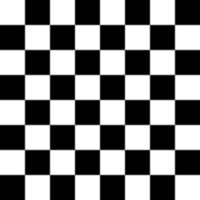
#> input picture skimage.data.checkerboard(), 200 x 200 px
$ jupyter execute '1207070065_Mochamad Fadillah Rachmat.ipynb'   (older library calls are emulated)
#> lines starting #> are read from the running program, lines starting #| are printed output that depends on the picture
**Praktikum 8**

*Latihan 1*
*Transformasi Twirl*

[cell 1]
import matplotlib.pyplot as plt
from skimage import data
from skimage.transform import swirl

image = data.checkerboard()
#> image is the input picture: shape (200, 200); min 0, max 255, mean 127.5
swirled = swirl(image, rotation=0, strength=10,
radius=120)
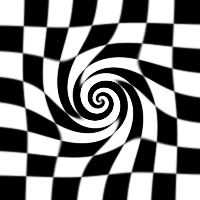
#> swirled: shape (200, 200) float64; min 0, max 1, mean 0.5
fig, (ax0, ax1) = plt.subplots(nrows=1, ncols=2,
figsize=(8, 3),
 sharex=True,
sharey=True)
ax0.imshow(image, cmap=plt.cm.gray)
ax0.axis('off')
ax1.imshow(swirled, cmap=plt.cm.gray)
ax1.axis('off')
plt.show()
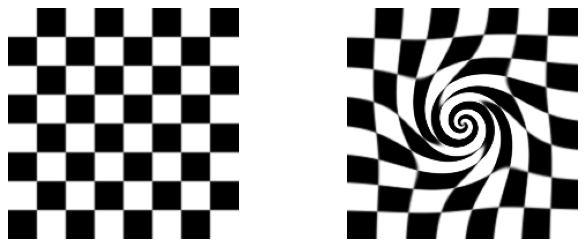
#> figure drawn by matplotlib, 2 panels

*Latihan 2 Translation*

[cell 2]
import cv2 as cv
import numpy as np
import matplotlib.pyplot as plt

image = cv.imread("kucing.jpeg")
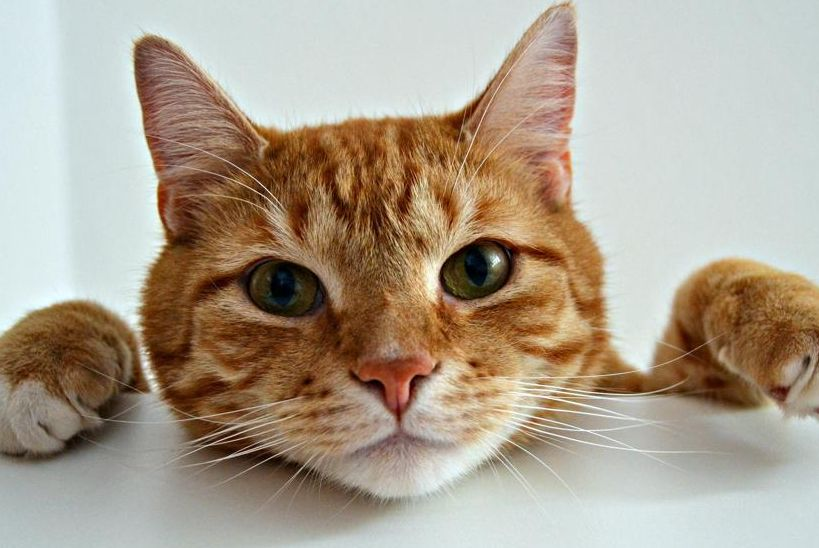
#> input picture kucing.jpeg, 819 x 548 px
#> image is the input picture: shape (548, 819, 3); mean B, G, R 143.3, 160.2, 172.8
h, w = image.shape[:2]
#> h = 548; w = 819
half_height, half_width = h // 4, w // 8
#> half_height = 137; half_width = 102
transition_matrix = np.float32([[1, 0, half_width],
                                [0, 1, half_height]])
#> transition_matrix = [[1, 0, 102], [0, 1, 137]]
img_transition = cv.warpAffine(image, transition_matrix, (w, h))
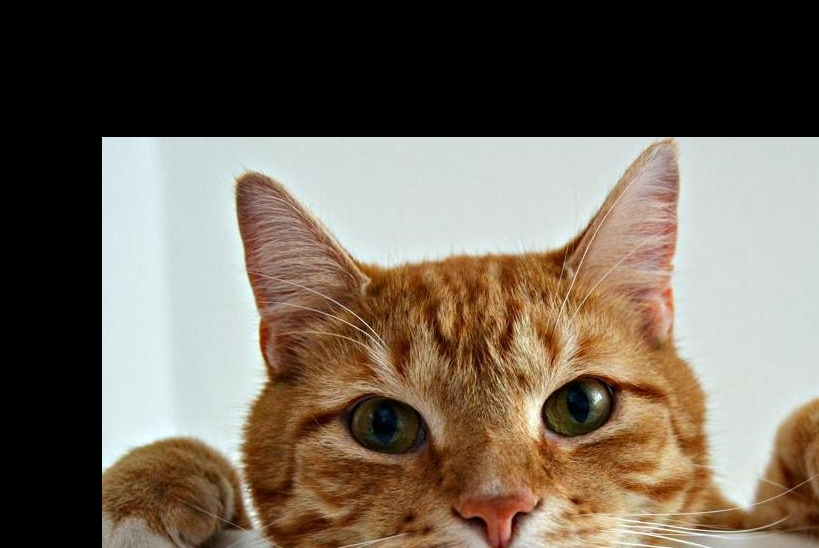
#> img_transition: shape (548, 819, 3); mean B, G, R 88.2, 101.5, 113
plt.imshow(cv.cvtColor(img_transition, cv.COLOR_BGR2RGB))
plt.title("Translation")
plt.show()

*Latihan 3 Rotation*

[cell 3]
import cv2 as cv
import numpy as np
import matplotlib.pyplot as plt

image = cv.imread("kucing.jpeg")
h, w = image.shape[:2]

rotation_matrix = cv.getRotationMatrix2D((w/2, h/2), -180, 0.5)
rotated_image = cv.warpAffine(image, rotation_matrix, (w, h))
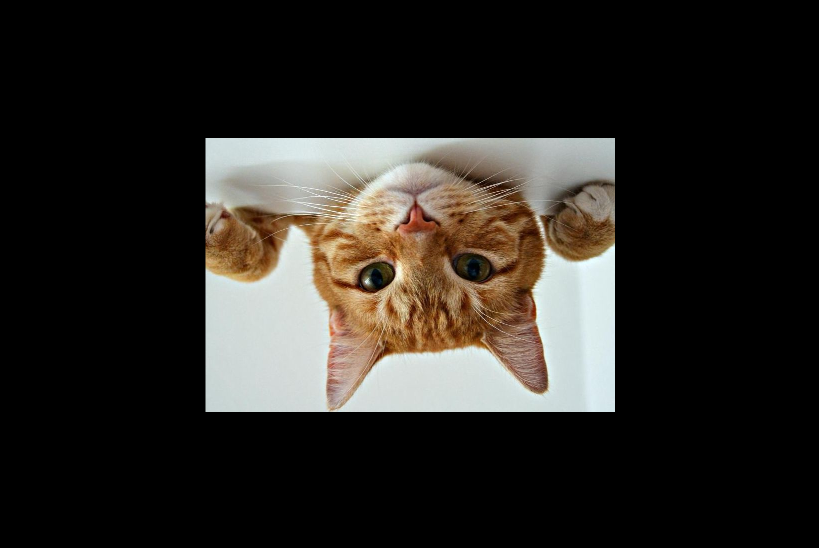
#> rotated_image: shape (548, 819, 3); mean B, G, R 35.9, 40.1, 43.3
plt.imshow(cv.cvtColor(rotated_image, cv.COLOR_BGR2RGB))
plt.title("Rotation")
plt.show()

*Latihan 4 Interpolation*

[cell 4]
import mahotas as mh
import numpy as np
from pylab import imshow, show

regions = np.zeros((8, 8), bool)
regions[:3, :3] = 1
regions[6:, 6:] = 1

labeled, nr_objects = mh.label(regions)
plt.imshow(labeled, interpolation='nearest')
plt.show()
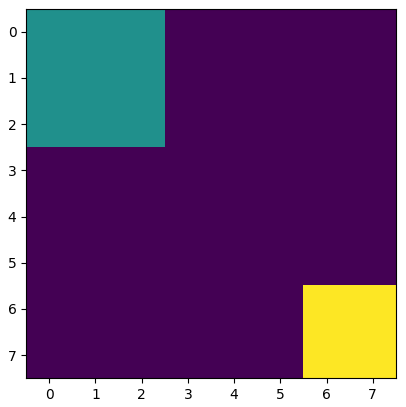
#> figure drawn by matplotlib, 1 panel

***Latihan 5 Skala Interpolasi Miring ***

[cell 5]
import cv2 as cv
import numpy as np
import matplotlib.pyplot as plt
image = cv.imread("kucing.jpeg")
fig, ax = plt.subplots(1, 3, figsize=(16, 8))

# image size being 0.15 times of it's original size
image_scaled = cv.resize(image, None, fx=0.15, fy=0.15)
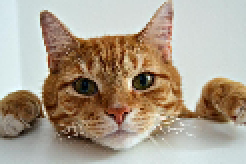
#> image_scaled: shape (82, 123, 3) (shown 2 times larger); mean B, G, R 143.2, 160.1, 172.8
ax[0].imshow(cv.cvtColor(image_scaled, cv.COLOR_BGR2RGB))
ax[0].set_title("Linear Interpolation Scale")

# image size being 2 times of it's original size
image_scaled_2 = cv.resize(image, None, fx=2, fy=2, interpolation=cv.INTER_CUBIC)
ax[1].imshow(cv.cvtColor(image_scaled_2, cv.COLOR_BGR2RGB))
ax[1].set_title("Cubic Interpolation Scale")

# image size being 0.15 times of it's original size
image_scaled_3 = cv.resize(image, (200, 400), interpolation=cv.INTER_AREA)
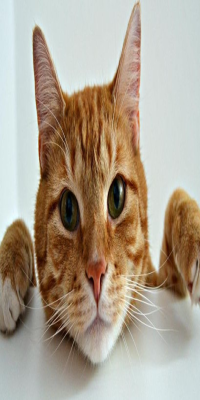
#> image_scaled_3: shape (400, 200, 3); mean B, G, R 143.3, 160.2, 172.8
ax[2].imshow(cv.cvtColor(image_scaled_3, cv.COLOR_BGR2RGB))
ax[2].set_title("Skewed Interpolation Scale")
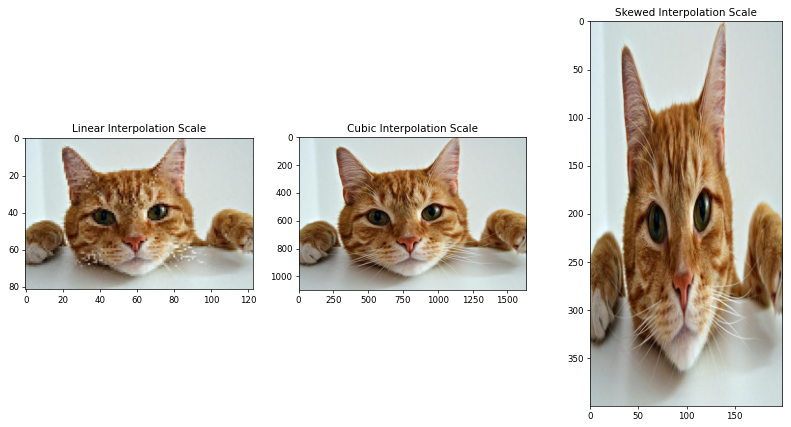
#> figure drawn by matplotlib, 3 panels
